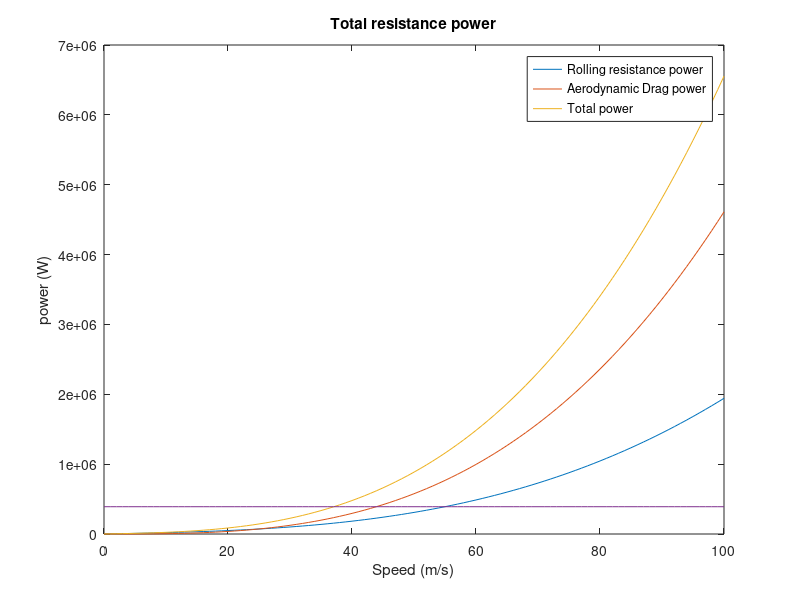

Write the MATLAB code that produced this figure.
clear all;clc
m = 18000; %kg
zf = 94176;
zr = 83404;
frontal_A = 12.81;
drag_C = 0.6;
air_d = 1.2;
n = 0.9;
Pe_max = 434

V = 0:1:100; % Define the range of speeds
    totalpower = zeros(size(V)); % Initialize totalResistance array
    Rrpower = zeros(size(V)); % Initialize rollingResistance array
    Adpower = zeros(size(V));
    for i = 1:length(V)
        % Equations 
        % Rr = f * (m * g)
        % Calculate the weight in Newtons from mass in kg
        coefficient = 0.01 + (1*10^-5)*V(i).^2; %V^2
        weight = m * 9.81; % Convert weight from kg to Newtons
        % Calculate the rolling resistance based on the coefficient and weight
        Rrpower(i) = coefficient * weight*V(i);
        % Calculate the aerodynamic drag using the drag coefficient, frontal area, air density, and velocity
        Adpower(i) = (drag_C * frontal_A * air_d * V(i).^3) / 2;
        % Sum the rolling resistance and aerodynamic drag to get total resistance
        totalpower(i) = Rrpower(i) + Adpower(i);
        Pt(i) =Pe_max*10^3*n;
        % Xtf(i) = phi*zf;
        % Xtr(i) = phi*zr; 
    end
    plot(V,Rrpower,'-')
    hold on 
    plot(V,Adpower,'-')
    hold on 
    plot(V,totalpower,'-')
    hold on 
    plot(V,Pt)

 title('Total resistance power');
    ylabel('power (W)');
    xlabel('Speed (m/s)');
    legend('Rolling resistance power', 'Aerodynamic Drag power', 'Total power');
